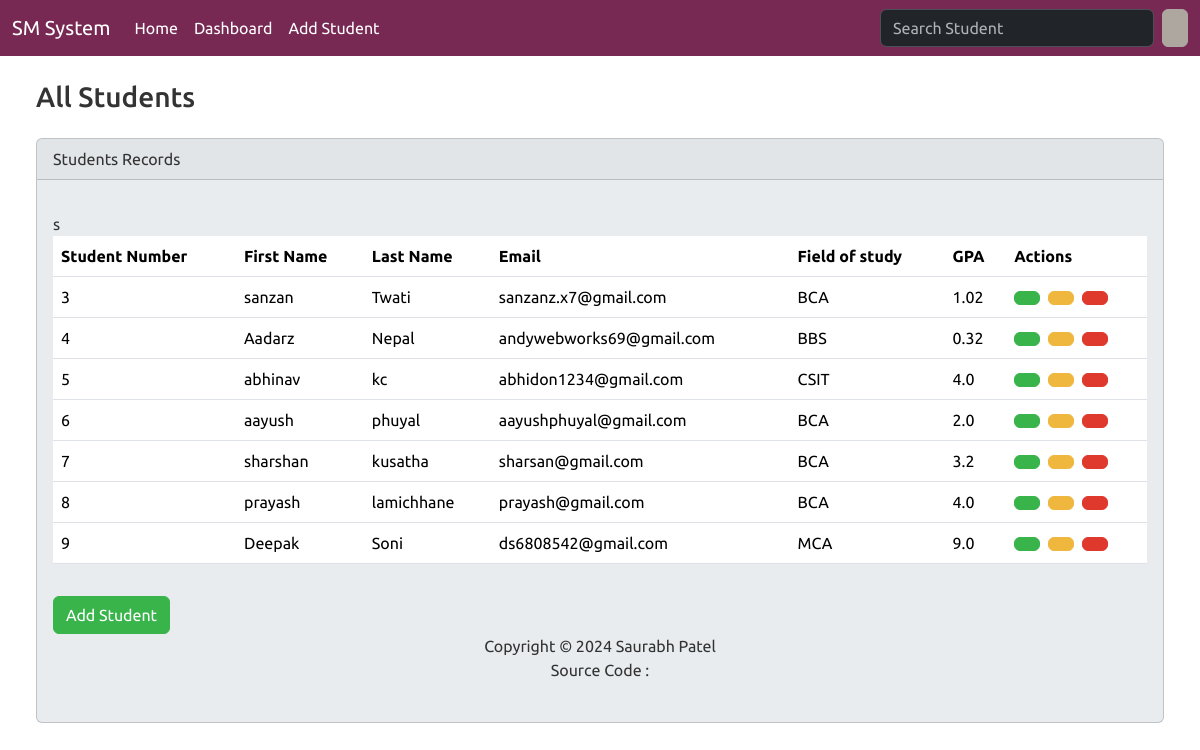
/index, run on the app's committed database.
### students/models.py (models this page shows, shortened)
class Student(models.Model):
    student_number = models.PositiveIntegerField()
    first_name = models.CharField(max_length=50)
    last_name = models.CharField(max_length=50)
    email = models.EmailField(max_length=100)
    field_of_study = models.CharField(max_length=50)
    gpa = models.FloatField()

### students/views.py (the view)
# urls.py: path('index' , views.index , name='index'),
def index(request):
    query = request.GET.get('q')  # Get the search query from the URL parameters
    if query:  # Check if there's a search query
        students = Student.objects.filter(
            Q(first_name__icontains=query) |  # Case-insensitive partial match for first name
            Q(last_name__icontains=query) |  # Case-insensitive partial match for last name
            Q(student_number__icontains=query)  # Case-insensitive partial match for student number
        )
    else:
        students = Student.objects.all()
    return render(request, 'students/index.html', {
        'students': students,
        'query': query,  # Pass the query back to the template for the search box value
    })

### students/templates/students/index.html (shortened to what this page needs)
{% extends "students/base.html" %}
{% block body %}
<div class="container-fluid">
  {% if students %}
  {% if query %}
                <h3 class="m-4">Search Results for "{{ query }}"</h3>
            {% else %}
    <h3 class="m-4">All Students</h3>
    {% endif %}
    <div class="row">
        <div class="col-12">
          <div class="card bg-light ms-4 me-4 mb-4" style="max-width: 100%;" bis_skin_checked="1">
            <div class="card-header" bis_skin_checked="1">Students Records</div>
            <div class="card-body" bis_skin_checked="1">
              <p class="card-text">
                <div class="table-responsive">
                  <table class="table table-hover">
                    <thead>
                      <tr>
                        <th scope="col">Student Number</th>
                        <th scope="col">First Name</th>
                        <th scope="col">Last Name</th>
                        <th scope="col">Email</th>
                        <th scope="col">Field of study</th>
                        <th scope="col">GPA</th>
                        <th scope="col">Actions</th>
                      </tr>
                    </thead>
                    <tbody>
                      {% for student in students %}
                        <tr>
                          <td>{{student.student_number}}</td>
                          <td>{{student.first_name}}</td>
                          <td>{{student.last_name}}</td>
                          <td>{{student.email }}</td>
                          <td>{{student.field_of_study }}</td>
                          <td>{{student.gpa }}</td>
                          <td>
                            <a href="{% url 'view_student' student.id %}" class="btn btn-success me-1" data-bs-toggle="modal" data-bs-target="#mymodal{{ student.id }}">
                          </a>
                          <a href="{% url 'edit' student.id %}" class="btn btn-warning me-1"></a>
                          <a href="" type="button" class="btn btn-danger"  data-bs-toggle="modal" data-bs-target="#delete{{student.id}}"></a>
                          </td>
                        </tr>
                      {% endfor %}s
                    </tbody>
                  </table>
                </div>
              </p>
{% endif %}
<a type="button" class="btn btn-success" href="{% url 'add'%}">Add Student  </a>
{% endblock body %}

### students/templates/students/base.html (shortened to what this page needs)
{% load static%}
<!DOCTYPE html>
<html lang="en">
<head>
    <link rel="stylesheet" href="{% static 'css/bootstrap.min.css'%}" rel="stylesheet">
    <link href="https://cdn.jsdelivr.net/npm/remixicon@3.5.0/fonts/remixicon.css" rel="stylesheet">
</head>
<body class="d-flex flex-column min-vh-100">
    <nav class="navbar navbar-expand-lg bg-dark" data-bs-theme="dark">
        <div class="container-fluid" bis_skin_checked="1">
          <a class="navbar-brand" href="{% url 'home'%}">  SM System</a>
          <div class="collapse navbar-collapse" id="navbarColor01" bis_skin_checked="1">
            <ul class="navbar-nav me-auto">
              <li class="nav-item">
                <a class="nav-link active" href="{% url 'home'%}">Home</a>
              </li>
              <li class="nav-item">
                <a class="nav-link active" href="{% url 'index'%}">  Dashboard
                </a>
              </li>
              <li class="nav-item">
                <a class="nav-link active" href="{% url 'add'%}">Add Student</a>
              </li>
            </ul>
            <form class="d-flex">
              <input class="form-control me-sm-2" type="search" name="q" placeholder="Search Student" {% if query %}value="{{ query }}"{% endif %}>
              <button class="btn btn-secondary my-2 my-sm-0" type="submit"></button>
            </form>
          </div>
        </div>
      </nav>
{% block body %}
{% endblock body %}
<footer class="mt-auto mb-4">
<div class="text-center">
    <span>
        Copyright &copy; <script>document.write(new Date().getFullYear())</script> Saurabh Patel
    </span>
    <br>
    Source Code :
</div>
</footer>
</body>
</html>

### data on the page
Student: student_number "3", first_name "sanzan", last_name "Twati", email "sanzanz.x7@gmail.com", field_of_study "BCA", gpa "1.02"
Student: student_number "4", first_name "Aadarz", last_name "Nepal", email "andywebworks69@gmail.com", field_of_study "BBS", gpa "0.32"
Student: student_number "5", first_name "abhinav", last_name "kc", email "abhidon1234@gmail.com", field_of_study "CSIT", gpa "4.0"
Student: student_number "6", first_name "aayush", last_name "phuyal", email "aayushphuyal@gmail.com", field_of_study "BCA", gpa "2.0"
Student: student_number "7", first_name "sharshan", last_name "kusatha", email "sharsan@gmail.com", field_of_study "BCA", gpa "3.2"
Student: student_number "8", first_name "prayash", last_name "lamichhane", email "prayash@gmail.com", field_of_study "BCA", gpa "4.0"
Student: student_number "9", first_name "Deepak", last_name "Soni", email "ds6808542@gmail.com", field_of_study "MCA", gpa "9.0"
